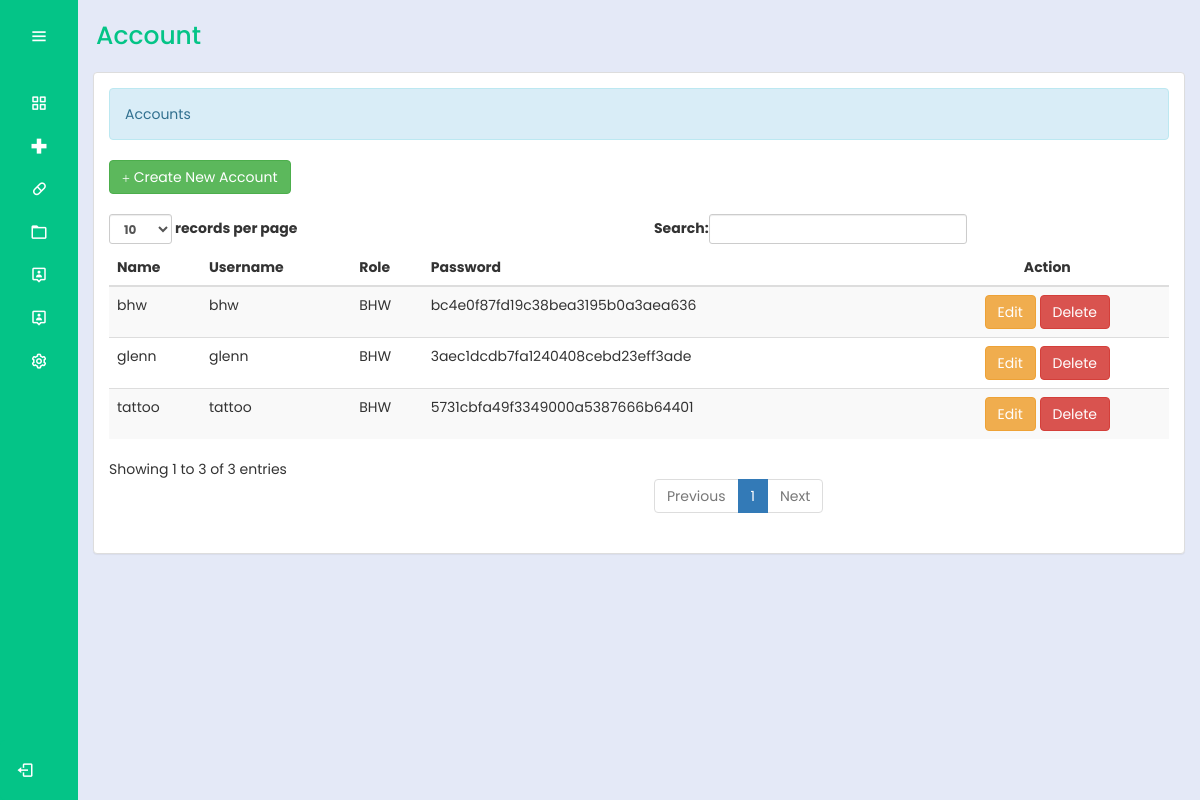
Page /admin/account.php (signed in) on the earlier database version.
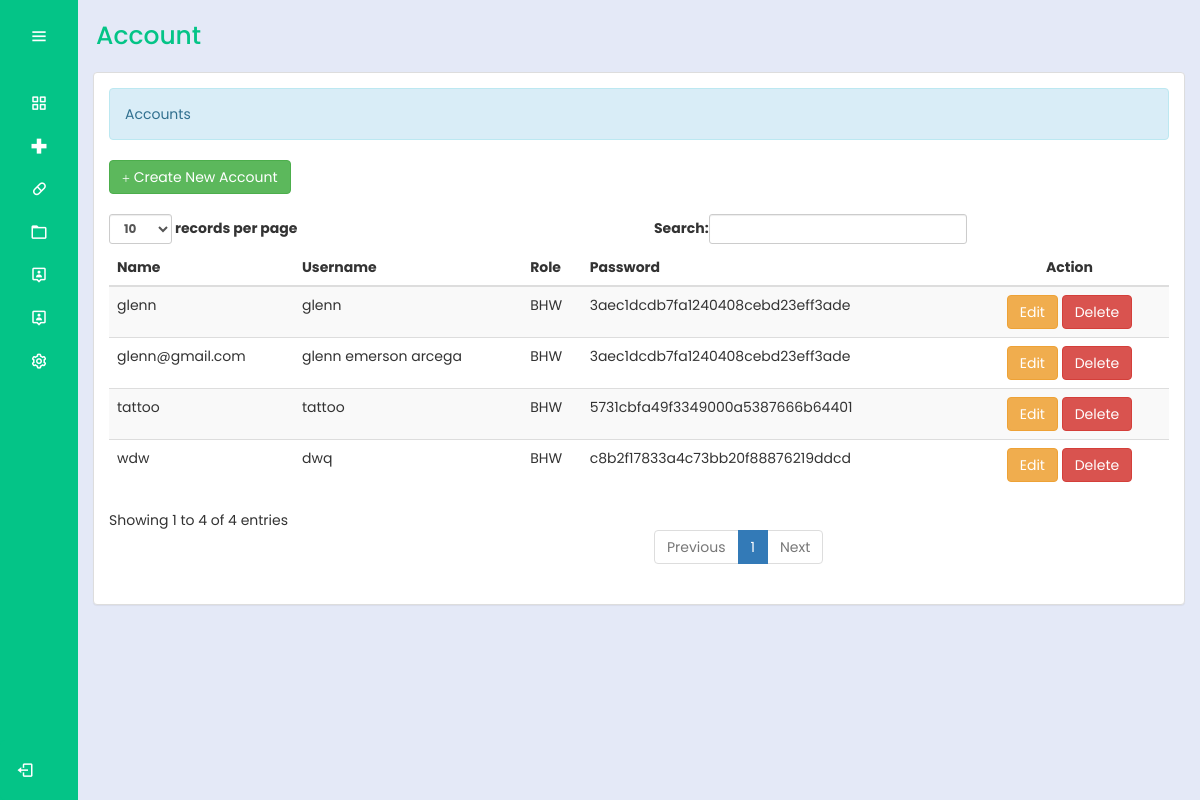
Same page on the later database version.
### tables this page shows
CREATE TABLE `users` (
  `id` int(11) NOT NULL,
  `username` varchar(255) NOT NULL,
  `password` varchar(255) NOT NULL,
  `name` varchar(255) NOT NULL,
  `usertype` int(2) NOT NULL,
  `address` varchar(200) NOT NULL,
  `mobile_number` varchar(12) NOT NULL,
  `photo` varchar(200) NOT NULL
);

### admin/account.php (the view, shortened to what this page needs)
<?php
@include "../connection/connect.php";
if(isset($_SESSION['user_data'])){
?>
<!DOCTYPE html>
<html lang="en">
<head>
  <link rel="stylesheet" href="../cssmainmenu/style.css">
  <link href='https://unpkg.com/boxicons@2.1.4/css/boxicons.min.css' rel='stylesheet'>
  <link rel = "stylesheet" type = "text/css" href = "../css/bootstrap.css " />
 <link rel = "stylesheet" type = "text/css" href = "../css/style.css" />
</head>
<body>
  <div class="sidebar">
    <div class="logo_details">
      <i class="bx bx-menu" id="btn"></i>
    </div>
    <ul class="nav-list">
      <li>
        <a href="Dashboard.php">
          <i class="bx bx-grid-alt"></i>
        </a>
      </li>
      <li>
        <a href="medicinerecords.php">
          <i class="bx bx-plus-medical"></i>
        </a>
      </li>
      <li>
        <a href="Contraceptives.php">
          <i class="bx bx-capsule"></i>
        </a>
      </li>
      <li>
        <a href="records.php">
          <i class="bx bx-folder"></i>
        </a>
      </li>
      <li>
          <a href="RegisteredUserAdmin.php">
            <i class="bx bx-user-pin"></i>
          </a>
      </li>
        <li>
          <a href="account.php">
            <i class="bx bx-user-pin"></i>
          </a>
        </li>
        <li>
         <a href="settings.php?id=<?php echo $_SESSION['user_data']['id']; ?>">
          <i class="bx bx-cog"></i>
        </a>
      </li>
      <li class="profile">
          <div class="profile_details">
          <div class="profile_content">
          <div class="name"><?php echo $_SESSION['user_data']['name']; ?></div>
        </div>
          </div>
          <a href="../logout.php" id="log_out">
          <i class="bx bx-log-out"></i>
      </a>
      </li>
    </ul>
  </div>
  <section class="home-section">
    <div class="text">Account</div>
    <div class = "container-fluid">
		<div class = "panel panel-default">
			<div class = "panel-body">
      <div class = "alert alert-info">Accounts</div>
				<a class = "btn btn-success" href = "add_account.php"><i class = "glyphicon glyphicon-plus"></i> Create New Account</a>
				<br />
				<br />
        <table id = "table" class = "table table-striped">
					<thead>
						<tr>
						<th>Name</th>
							<th>Username</th>
							<th>Role</th>
							<th>Password</th>
              <th><center>Action</center></th>
						</tr>
					</thead>
					<tbody>
						<?php
							$query = $conn->query("SELECT * FROM `users` WHERE usertype ='2'") or die(mysqli_error());
							while($fetch = $query->fetch_array()){
						?>
						<tr>
						<td><?php echo $fetch['username']?></td>
							<td><?php echo $fetch['name']?></td>
              <td>
    <?php echo ($fetch['usertype'] == 2) ? 'BHW' : ''; ?>
</td>
							<td><?php echo md5($fetch['password'])?></td>
							<td><center><a class = "btn btn-warning" href = "edit_account.php?id=<?php echo $fetch['id']?>"> Edit</a> <a class = "btn btn-danger" onclick = "confirmationDelete(this); return false;" href = "../admin_query/delete_account.php?id=<?php echo $fetch['id']?>"> Delete</a></center></td>
						</tr>
						<?php
							}
						?>
					</tbody>
				</table>
			</div>
		</div>
	</div>
  </section>
</body>
</html>
<?php
}
else{
	header("Location:.././index.php?error=UnAuthorized Access");
}

Differences in the rows shown:
removed users: username "bhw", name "bhw", usertype "BHW", password "bc4e0f87fd19c38bea3195b0a3aea636"
added users: username "wdw", name "dwq", usertype "BHW", password "c8b2f17833a4c73bb20f88876219ddcd"
added users: username "glenn@gmail.com", name "glenn emerson arcega", usertype "BHW", password "3aec1dcdb7fa1240408cebd23eff3ade"
Other differences:
text written by a page script: "records per page Search: Showing 1 to 3 of 3 entries Previous 1 Next" → "records per page Search: Showing 1 to 4 of 4 entries Previous 1 Next"
